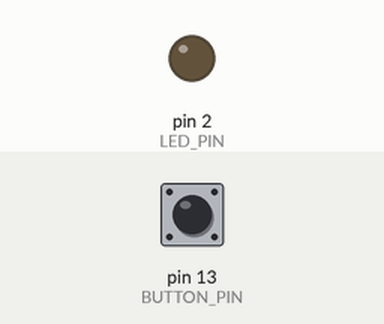
A sketch run on a simulated Arduino Uno, built with avr-gcc and run on an emulated ATmega328P. On the bench: output pins drawn as LEDs (lit = HIGH). The inputs (shaded band) are chosen by the test bench; at power-on: pin 13 (BUTTON_PIN) HIGH.

Above: at 1.2 s.
1.3 s: pin 13 (BUTTON_PIN) pulled LOW for 0.15 s
At 1.7 s:
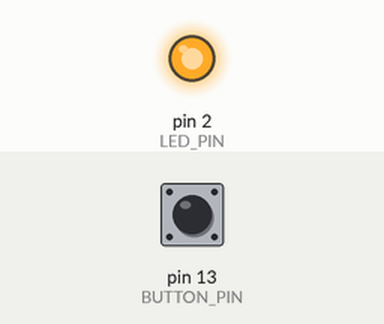
2.9 s: pin 13 (BUTTON_PIN) pulled LOW for 1 s
At 4.1 s:
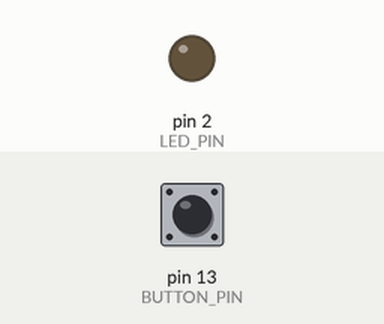
5.4 s: pin 13 (BUTTON_PIN) pulled LOW for 3.2 s
At 6.0 s:
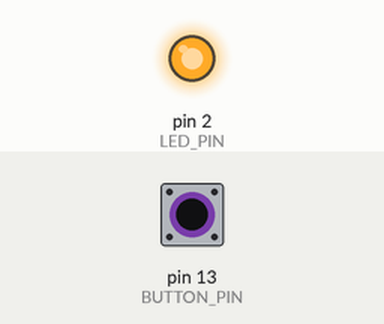
Timing chart, 0 to 8.4 s (numbered marks = the images above; inputs shaded):
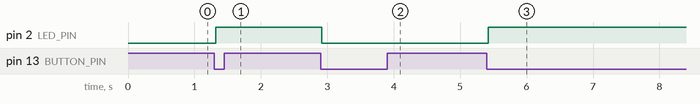

The sketch:

button_toggle_led.ino
```cpp
#define LED_PIN 2
#define BUTTON_PIN 13

void setup() {
  pinMode(LED_PIN, OUTPUT);
  pinMode(BUTTON_PIN, INPUT);
}

void loop() {
  if (digitalRead(BUTTON_PIN) == LOW) {
    delay(20);
    if (digitalRead(BUTTON_PIN) == LOW) {
      digitalWrite(LED_PIN, !digitalRead(LED_PIN));
    }
      while(digitalRead(BUTTON_PIN) == LOW);
  }
}
```

Measured:
- after the input at 1.3 s, pin 2 (LED_PIN): LOW → HIGH at once
- after the input at 2.9 s, pin 2 (LED_PIN): HIGH → LOW at once
- after the input at 5.4 s, pin 2 (LED_PIN): LOW → HIGH at once
